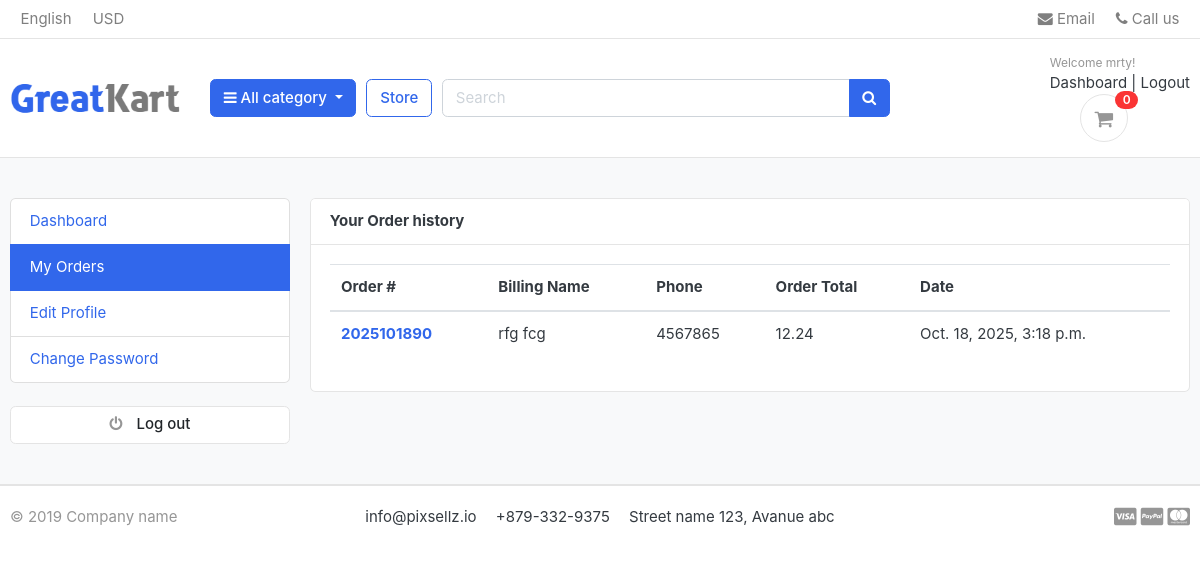
The page /accounts/my_orders/ (signed in) on the database its author committed.
### accounts/models.py (models this page shows, shortened)
class Account(AbstractBaseUser):
    first_name = models.CharField(max_length=50)
    last_name = models.CharField(max_length=50)
    username = models.CharField(max_length=60, unique=True)
    email = models.EmailField(max_length=100, unique=True)
    phone_number = models.PositiveBigIntegerField(null=True, unique=True)
    date_joined = models.DateTimeField(auto_now_add=True)
    last_login = models.DateTimeField(auto_now_add=True)
    is_admin = models.BooleanField(default=False)
    is_active = models.BooleanField(default=False)
    is_staff = models.BooleanField(default=False)
    is_superadmin = models.BooleanField(default=False)
    USERNAME_FIELD = 'email'
    REQUIRED_FIELDS = ['username', 'first_name', 'last_name']
    objects = MyAccountManager()

### orders/models.py (models this page shows, shortened)
class Order(models.Model):
    STATUS = (
        ('New', 'New'),
        ('Accepted', 'Accepted'),
        ('Completed', 'Completed'),
        ('Cancelled', 'Cancelled'),
    )
    user = models.ForeignKey(Account, on_delete=models.SET_NULL, blank=True, null=True)
    payment = models.ForeignKey(Payment, on_delete=models.SET_NULL, blank=True, null=True)
    order_number = models.CharField(max_length=20)
    first_name = models.CharField(max_length=50)
    last_name = models.CharField(max_length=50)
    phone = models.CharField(max_length=15)
    email = models.EmailField(max_length=50)
    address_line_1 = models.CharField(max_length=100)
    address_line_2 = models.CharField(max_length=100, blank=True)
    country = models.CharField(max_length=50)
    state = models.CharField(max_length=50)
    city = models.CharField(max_length=50)
    order_note = models.TextField(max_length=200 , blank=True)
    order_total = models.FloatField()
    tax = models.FloatField()
    status = models.CharField(max_length=10, choices=STATUS, default='New')
    ip = models.CharField(blank=True, max_length=20)
    is_ordered = models.BooleanField(default=False)
    created_at = models.DateTimeField(auto_now_add=True)
    updated_at = models.DateTimeField(auto_now=True)
    def full_name(self):
        return f'{self.first_name} {self.last_name}'

### accounts/views.py (the view)
# urls.py: path('my_orders/', views.my_orders, name='my_orders'),
@login_required(login_url='login')
def my_orders(request):
    orders = Order.objects.filter(user=request.user, is_ordered=True).order_by('-created_at')
    context = {
        'orders': orders,
    }
    return render(request, 'accounts/my_orders.html', context)

### carts/context_processors.py (called while the page is built)
def counter(request):
    cart_count = 0
    if 'admin' in request.path:
        return {}
    else:
        try:
            cart = Cart.objects.filter(cart_id=_cart_id(request))
            if request.user.is_authenticated:
                cart_items = CartItem.objects.all().filter(user=request.user)
            else:
                cart_items = CartItem.objects.all().filter(cart=cart[:1])
            for cart_item in cart_items:
                cart_count += cart_item.quantity
        except Cart.DoesNotExist:
            cart_count = 0
    return dict(cart_count=cart_count)

### carts/views.py (called while the page is built)
def _cart_id(request):
    cart = request.session.session_key
    if not cart:
        cart = request.session.create()
    return cart

### category/context_processors.py (called while the page is built)
def menu_links(request):
    links = Category.objects.all()
    return dict(links=links)

### category/models.py (called while the page is built)
    def get_url(self):
        return reverse('products_by_category' , args=[self.slug])

### templates/accounts/my_orders.html (shortened to what this page needs)
{% extends 'base.html' %}
{% block content %}
<section class="section-conten padding-y bg">
<div class="container">
	<div class="row">
	{% include 'includes/dashboard_sidebar.html' %}
	<main class="col-md-9">
		<article class="card">
		<header class="card-header">
			<strong class="d-inline-block mr-3">Your Order history</strong>
		</header>
		<div class="card-body">
			<div class="row">
				<div class="col-md-12">
				<table class="table">
					<thead>
						<tr>
							<th scope="col">Order #</th>
							<th scope="col">Billing Name</th>
							<th scope="col">Phone</th>
							<th scope="col">Order Total</th>
							<th scope="col">Date</th>
						</tr>
					</thead>
					<tbody>
						{% for order in orders %}
						<tr>
							<th scope="row"><a href="{% url 'order_detail' order.order_number %}">{{order.order_number}}</a></th>
							<td>{{order.full_name}}</td>
							<td>{{order.phone}}</td>
							<td>{{order.order_total}}</td>
							<td>{{order.created_at}}</td>
						</tr>
						{% endfor %}
					</tbody>
				</table>
			</div>
		</div>
	</div>
		</article>
	</main>
</div>
</div>
</section>
{% endblock %}

### templates/includes/navbar.html (shortened to what this page needs)
{% load static %}
<header class="section-header">
<nav class="navbar p-md-0 navbar-expand-sm navbar-light border-bottom">
<div class="container">
  <div class="collapse navbar-collapse" id="navbarTop4">
    <ul class="navbar-nav mr-auto">
    	<li class="nav-item dropdown">
		 	<a href="#" class="nav-link">   English </a>
		</li>
		<li class="nav-item dropdown">
			<a href="#" class="nav-link"> USD </a>
		</li>
    </ul>
    <ul class="navbar-nav">
		<li><a href="#" class="nav-link"> <i class="fa fa-envelope"></i> Email </a></li>
		<li><a href="#" class="nav-link"> <i class="fa fa-phone"></i> Call us </a></li>
	</ul>
  </div>
</div>
</nav>
<section class="header-main border-bottom">
	<div class="container">
<div class="row align-items-center">
	<div class="col-lg-2 col-md-3 col-6">
		<a href="{% url 'home' %}" class="brand-wrap">
			<img class="logo" src="{% static './images/logo.png' %}">
		</a>
	</div>
	<div class="col-lg col-sm col-md col-6 flex-grow-0">
		<div class="category-wrap dropdown d-inline-block float-right">
			<button type="button" class="btn btn-primary dropdown-toggle" data-toggle="dropdown">
				<i class="fa fa-bars"></i> All category
			</button>
		</div>
	</div>
	<a href="{% url 'store' %}" class="btn btn-outline-primary">Store</a>
	<div class="col-lg  col-md-6 col-sm-12 col">
		<form action="{% url 'search' %}" class="search" method="GET">
			<div class="input-group w-100">
			    <input type="text" class="form-control" style="width:60%;" placeholder="Search" name="keyword">
			    <div class="input-group-append">
			      <button class="btn btn-primary" type="submit">
			        <i class="fa fa-search"></i>
			      </button>
			    </div>
		    </div>
		</form>
	</div>
	<div class="col-lg-3 col-sm-6 col-8 order-2 order-lg-3">
				<div class="d-flex justify-content-end mb-3 mb-lg-0">
					{% if user.id is None %}
					<div class="widget-header">
						<small class="title text-muted">Welcome guest!</small>
						<div>
							<a href="{% url 'login' %}">Sign in</a> <span class="dark-transp"> | </span>
							<a href="{% url 'register' %}"> Register</a>
						</div>
					</div>
					{% else %}
					<div class="widget-header">
						<small class="title text-muted">Welcome {{ user.first_name }}!</small>
						<div>
							<a href="{% url 'dashboard' %}">Dashboard</a> <span class="dark-transp"> | </span>
							<a href="{% url 'logout' %}"> Logout</a>
						</div>
					{% endif %}
					<a href="{% url 'cart' %}" class="widget-header pl-3 ml-3">
						<div class="icon icon-sm rounded-circle border"><i class="fa fa-shopping-cart"></i></div>
						<span class="badge badge-pill badge-danger notify">{{cart_count}}</span>
					</a>
				</div>
			</div>
</div>
	</div>
</section>
</header>

### static/css/ui.css (style rules this page uses)
html { font-family: "Inter", sans-serif; font-size: 15px; }
.icon-xs, .icon-sm, .icon-md, .icon-lg { display: inline-block; text-align: center; flex-shrink: 0; flex-grow: 0; }
.icon-sm { width: 48px; height: 48px; line-height: 48px !important; font-size: 20px; }
.padding-y { padding-top: 40px; padding-bottom: 40px; }
article:after, .form-group:after { display: block; clear: both; content: ""; }
.bg { background-color: #f8f9fa; }
.header-main { position: relative; padding-top: 1rem; padding-bottom: 1rem; }
.brand-wrap .logo, .navbar-brand .logo { margin-right: 7px; max-height: 42px; display: inline-block; }
.widget-header { display: inline-block; vertical-align: middle; position: relative; }
.widget-header a { color: #343a40; }
.widget-header i { color: #969696; }
.widget-header .title { display: block; }
.widget-header .notify { position: absolute; top: -3px; right: -10px; }
.notify { position: absolute; top: -4px; right: -10px; display: inline-block; padding: 0.25em 0.6em; font-size: 12px; line-height: 1; text-align: center; border-radius: 3rem; color: #fff; background-color: #fa3434; }

### rows shown on the page
Account: first_name "mrty"
Order: order_number "2025101890", full_name "rfg fcg", phone "4567865", order_total "12.24", created_at "Oct. 18, 2025, 3:18 p.m."

### other values the page prints
{{ cart_count }} "0"
